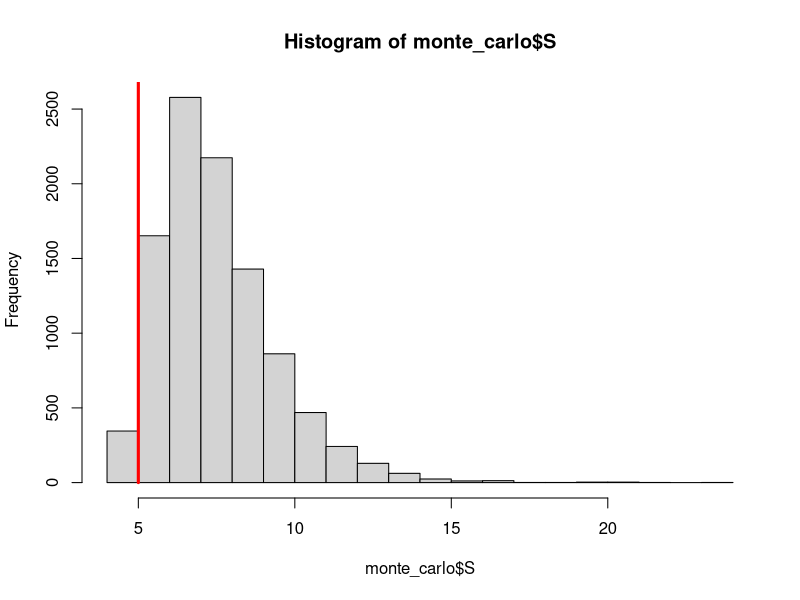

Write the R code that produced this figure. (Note: a time limit stopped this script after it produced the figure.)
## ---- chunk 1
library(dplyr)
library(ggplot2)

longestRun = function(flips){
  # the first flip is always a run of length 1.
  MaxRunSoFar = 1
  currentRun = 1
  
  for(i in 2:length(flips)){ # for every flip
    # if it is equal to the last flip
    if(flips[i]==flips[i-1]){
      # then increase the length of the currentRun
      currentRun = currentRun + 1
      # and if the run is larger than the maxRunSoFar, redefine that.
      if(currentRun>MaxRunSoFar) MaxRunSoFar = currentRun
    }
    # otherwise, 
    if(flips[i]!=flips[i-1]){
      # set the current run back to 1
      currentRun=1
  }
  }
  return(MaxRunSoFar)
}

## ---- chunk 2
sequence_of_flips = "THTHHHTTTTHTTTHTTHTHTTTTHHHTHHHTHTHHTHHHTHTTHHHTTTHTTTHHHTHTTTHTHHHTHTHTHHTTTHTHTHTTTHTHHHTTHTHHHHTHTTHTHTTHTHHHTHTHHTHTHTHHTHHHHTTHHTTHTTTHHHTHHHTHHTHHTHTTHTHHTHHHTHTHHHHTTHHHHTTTHTTHHHHTTHHTTTTHHHHH"
## ---- chunk 3
s= sequence_of_flips %>% strsplit( split = "") %>% unlist() %>% longestRun()
s
## ---- chunk 4

# First, write a function to simulate S
simulate_S = function(){
  S = sample(c("H","T"), 200,replace=T) %>% longestRun()
  return(S)
}

r = 10000
monte_carlo = data.frame(replicate = 1:r, 
                         S = rep(NA,r), 
                         S_in_A = rep(NA, r)) 

for(i in 1:r){
  monte_carlo$S[i] = simulate_S()
}
hist(monte_carlo$S, breaks = 20)
lines(c(5,5), c(0,100000), col = "red", lwd = 3)
## ---- chunk 5
# Second, write a function to evaluate whether X \in A.
check_if_S_in_A = function(S){
  return(S  <= 5)
}

for(i in 1:r){
  monte_carlo$S_in_A[i] = check_if_S_in_A(monte_carlo$S[i])
 
}

monte_carlo = as_tibble(monte_carlo)
p_value = monte_carlo %>% summarise(mean(S_in_A))
## ---- chunk 6
library(purrr)
simulate_S = function(){
  
  lots_of_random_variables = rbernoulli(n = 1000, p = 1/2)
  X = mean(lots_of_random_variables)
  
  ## or, you could write:
  # X = rbinom(n = 1, size = 1000, prob = 1/2) / 1000
  
  S = X - 1/2
  return(S)
}
## ---- chunk 7
check_if_S_in_surprising_set = function(S){
  return(abs(S) >= .04)
}
## ---- chunk 8
library(dplyr)
r = 10000
monte_carlo = data.frame(replicate = 1:r, 
                         S = rep(NA,r), 
                         S_in_suprising_set = rep(NA, r)) 
for(i in 1:r){
  monte_carlo$S[i] = simulate_S()
  monte_carlo$S_in_suprising_set[i] = check_if_S_in_surprising_set(monte_carlo$S[i])
 }

monte_carlo = as_tibble(monte_carlo)
monte_carlo %>% summarise(mean(S_in_suprising_set))
## ---- chunk 9
check_if_S_in_surprising_set = function(S){
  return(abs(S) >= .02)  # why .02????
}
library(dplyr)
r = 10000
monte_carlo = data.frame(replicate = 1:r, 
                         S = rep(NA,r), 
                         S_in_suprising_set = rep(NA, r)) 
for(i in 1:r){
  monte_carlo$S[i] = simulate_S()
  monte_carlo$S_in_suprising_set[i] = check_if_S_in_surprising_set(monte_carlo$S[i])
 }

monte_carlo = as_tibble(monte_carlo)
monte_carlo %>% summarise(mean(S_in_suprising_set))
## ---- chunk 10
simulate_S = function(){
  
  lots_of_random_variables = rbernoulli(n = 10000, p = 1/2)
  X = mean(lots_of_random_variables)
  
  ## or, you could write:
  # X = rbinom(n = 1, size = 10000, prob = 1/2) / 10000
  
  S = X - 1/2
  return(S)
}

r = 10000
monte_carlo = data.frame(replicate = 1:r, 
                         S = rep(NA,r), 
                         S_in_suprising_set = rep(NA, r)) 
for(i in 1:r){
  monte_carlo$S[i] = simulate_S()
  monte_carlo$S_in_suprising_set[i] = check_if_S_in_surprising_set(monte_carlo$S[i])
 }

monte_carlo = as_tibble(monte_carlo)
monte_carlo %>% summarise(mean(S_in_suprising_set))
## ---- chunk 11
s = (38000-39404)/(38000+39404)
s
## ---- chunk 12
library(dplyr)
# First, write a function to simulate S
simulate_S = function(){
  D2018 = rpois(1,38702)
  D2019 = rpois(1,38702)
  S = (D2019-D2018)/(D2019+D2018)
  return(S)
}

# Second, write a function to evaluate whether S \in A.
check_if_S_in_A = function(S){
  return(abs(S)  > abs(s))
}

# Now, we are going to do it lots of times.  
# Let's arrange the simulations in a data.frame with three columns
r = 100000
monte_carlo = data.frame(replicate = 1:r, 
                         S = rep(NA,r), 
                         S_in_A = rep(NA, r)) 
for(i in 1:r){
  # monte_carlo$S[i] = simulate_S()
  # monte_carlo$S_in_A[i] = check_if_S_in_A(monte_carlo$X[i])
 
# I'm going to use the alterative way...
 monte_carlo[i,2] = simulate_S()
 monte_carlo[i,3] = check_if_S_in_A(monte_carlo[i,2])
}

monte_carlo = as_tibble(monte_carlo)
monte_carlo %>% summarise(mean(S_in_A))
## ---- chunk 13
monte_carlo %>% ggplot(aes(x = S)) + geom_histogram()
## ---- chunk 14
# enter the data:
odd = 20
even = 15
proportionOdd = odd/(odd+even)
proportionOdd
## ---- chunk 15
library(purrr)
simulate_X = function(){
  which_birthdays_are_odd = rbernoulli(n = 35, p = .5)  
  oddBirthdays = sum(which_birthdays_are_odd)
  proportionOdd = oddBirthdays/35
  X = proportionOdd
  # # rbernoulli comes from purrr. 
  # # if you prefer very concise code
  # # you could write:
  # X = rbinom(n = 1,size = 35,prob = .5)/35
  #  note that this concise code doesn't depend on purrr 
  return(X)
}
## ---- chunk 16
oddSims =  rbinom(10000,35,.5) 
hist(oddSims)
lines(c(odd,odd), c(0,10^9), lty = 4, col = "red")
mean(oddSims >= odd)  
## ---- chunk 17
mean(oddSims >= 20)  + mean(oddSims <= 15)  
## ---- chunk 18
